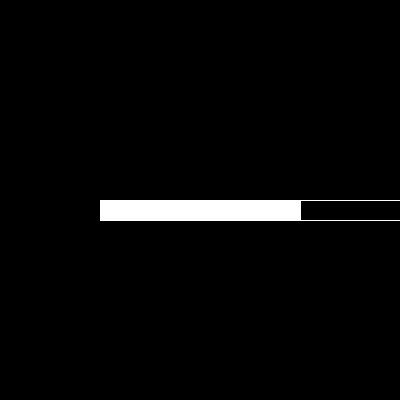
Frame 1 (no input)
Frame 60 (the mouse pressed at the canvas centre just before this capture): identical to frame 1, image omitted
Frame 120 (the mouse held since frame 60 and released just before this capture): identical to frame 1, image omitted

The Processing sketch that drew this single still picture (run headless with seeded random() and noise(); from frame 60 on, the mouse is pressed at the canvas centre):

// Processing sketch: processing_42958
// ── processing_42958.pde

void setup()
{
  size(400, 400);
  background(0);
  //rectMode(CENTER);

}

void draw()
{
  int count = frameCount;

  noFill();
  stroke(255);
  rect(200, 200, 200, 20);  
  fill(255);
  if(count < 300)
  {
  rect(100, 200, count, 20);
  }
  if(count > 300);
  {
    rect(100, 200, 200, 20);
  }
} 
                                
